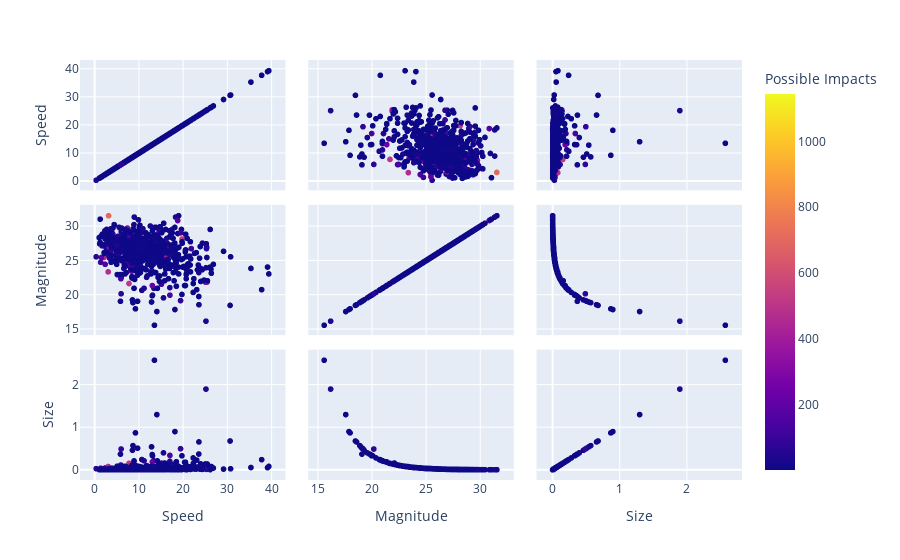

Notebook source saved alongside this figure:
### Code cell
rel_plot = px.scatter_matrix(Impacts, dimensions=["Asteroid Velocity", "Asteroid Magnitude", "Asteroid Diameter (km)"], labels={"Asteroid Velocity":"Speed", "Asteroid Magnitude": "Magnitude", "Asteroid Diameter (km)": "Size"}, color="Possible Impacts")
rel_plot.show()

### Figure 1 — Plotly figure (JSON) as saved in the notebook; plotly's stock layout.template omitted (floating-point values rounded to 4 significant figures; data arrays with more than 128 entries replaced by an {"elided": "..."} marker saying what was removed)
{"data": [{"dimensions": [{"axis": {"matches": true}, "label": "Speed", "values": {"elided": "683 float values"}}, {"axis": {"matches": true}, "label": "Magnitude", "values": {"elided": "683 float values"}}, {"axis": {"matches": true}, "label": "Size", "values": {"elided": "683 float values"}}], "hovertemplate": "%{xaxis.title.text}=%{x}<br>%{yaxis.title.text}=%{y}<br>Possible Impacts=%{marker.color}<extra></extra>", "legendgroup": "", "marker": {"color": {"elided": "683 int values"}, "coloraxis": "coloraxis", "symbol": "circle"}, "name": "", "showlegend": false, "type": "splom"}], "layout": {"coloraxis": {"colorbar": {"title": {"text": "Possible Impacts"}}, "colorscale": [[0, "#0d0887"], [0.1111, "#46039f"], [0.2222, "#7201a8"], [0.3333, "#9c179e"], [0.4444, "#bd3786"], [0.5556, "#d8576b"], [0.6667, "#ed7953"], [0.7778, "#fb9f3a"], [0.8889, "#fdca26"], [1, "#f0f921"]]}, "dragmode": "select", "legend": {"tracegroupgap": 0}, "margin": {"t": 60}}}
